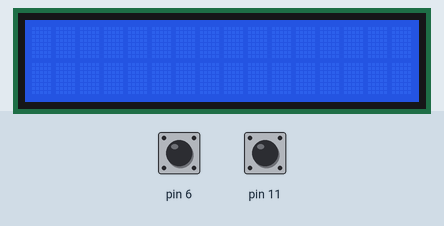
Bench run of a sketch on a simulated Arduino Uno, built with avr-gcc and run on an emulated ATmega328P. Parts: 16×2 character LCD. The test bench sets the inputs (shaded band); at power-on: pin 6 HIGH, pin 11 HIGH. What the sketch prints to the serial monitor is not drawn.

Above: at 1.2 s.
1.3 s: pin 6 pulled LOW for 0.15 s
At 1.8 s:
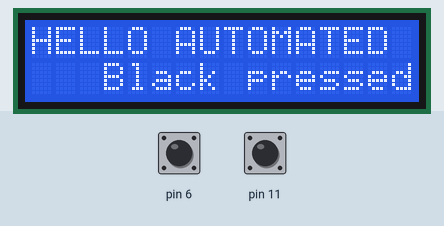
2.9 s: pin 11 pulled LOW for 0.15 s
At 4.1 s:
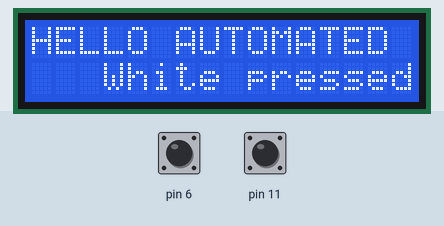
4.5 s: pin 6 pulled LOW for 1 s
At 5.4 s:
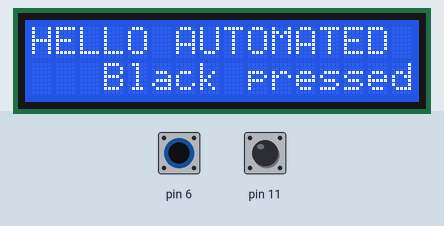
7.0 s: pin 11 pulled LOW for 1 s
At 7.3 s:
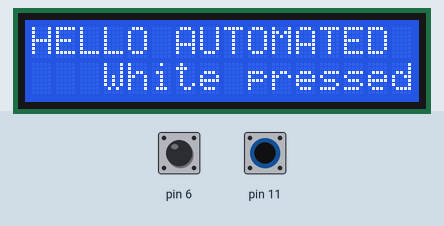
9.5 s: pin 6 driven LOW and pin 11 driven LOW
At 10.4 s:
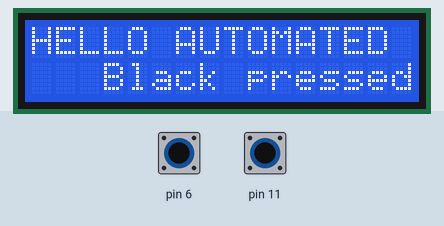
Timing chart, 0 to 12.5 s (numbered marks = the images above; inputs shaded):
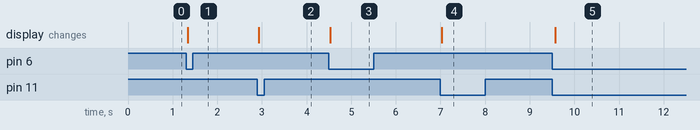

The sketch:

LCD_V1.0.ino
```cpp
// Test_LCD_V1.0
// lcd 16X2 Hardware with I2C
// Just for check the LCD works as expected

#include <Wire.h>
#include <LiquidCrystal_I2C.h>
LiquidCrystal_I2C lcd(0x27,16,2); // Check the datasheet of your LCD. "0x27" works for me, but maybe not for you

const byte BUTTON_WHITE_SWITCH_MOTOR_WHITE (11);
const byte BUTTON_BLACK_SWITCH_MOTOR_BLACK (6);
int state  = 0;

void setup () {
Serial.begin(9600);
//  LCD
  lcd.init();
  lcd.backlight();

  //  Arcade button - Limit Switch
  pinMode (BUTTON_WHITE_SWITCH_MOTOR_WHITE, INPUT_PULLUP);
  pinMode (BUTTON_BLACK_SWITCH_MOTOR_BLACK, INPUT_PULLUP);

  Serial.println("This 2 Lines must appear on LCD: ");
  Serial.println(" HELLO AUTOMATED ");
  Serial.println("   CHESSBOARD   ");
}

void loop(){
	lcd.setCursor(0, 0);
  if (digitalRead(BUTTON_WHITE_SWITCH_MOTOR_WHITE) == LOW){
    lcd.print("HELLO AUTOMATED ");
    lcd.setCursor(0, 1);
    lcd.print("   White pressed   ");
  }
    if (digitalRead(BUTTON_BLACK_SWITCH_MOTOR_BLACK) == LOW){
    lcd.print("HELLO AUTOMATED ");
    lcd.setCursor(0, 1);
    lcd.print("   Black pressed   ");
  }

}
```

Measured:
- after the input at 1.3 s, the display: changes at once (image 1)
- after the input at 2.9 s, the display: changes at once (image 2)
- after the input at 4.5 s, the display: changes at once (image 3)
- after the input at 7.0 s, the display: changes at once (image 4)
- after the input at 9.5 s, the display: changes after 0.07 s (image 5)
